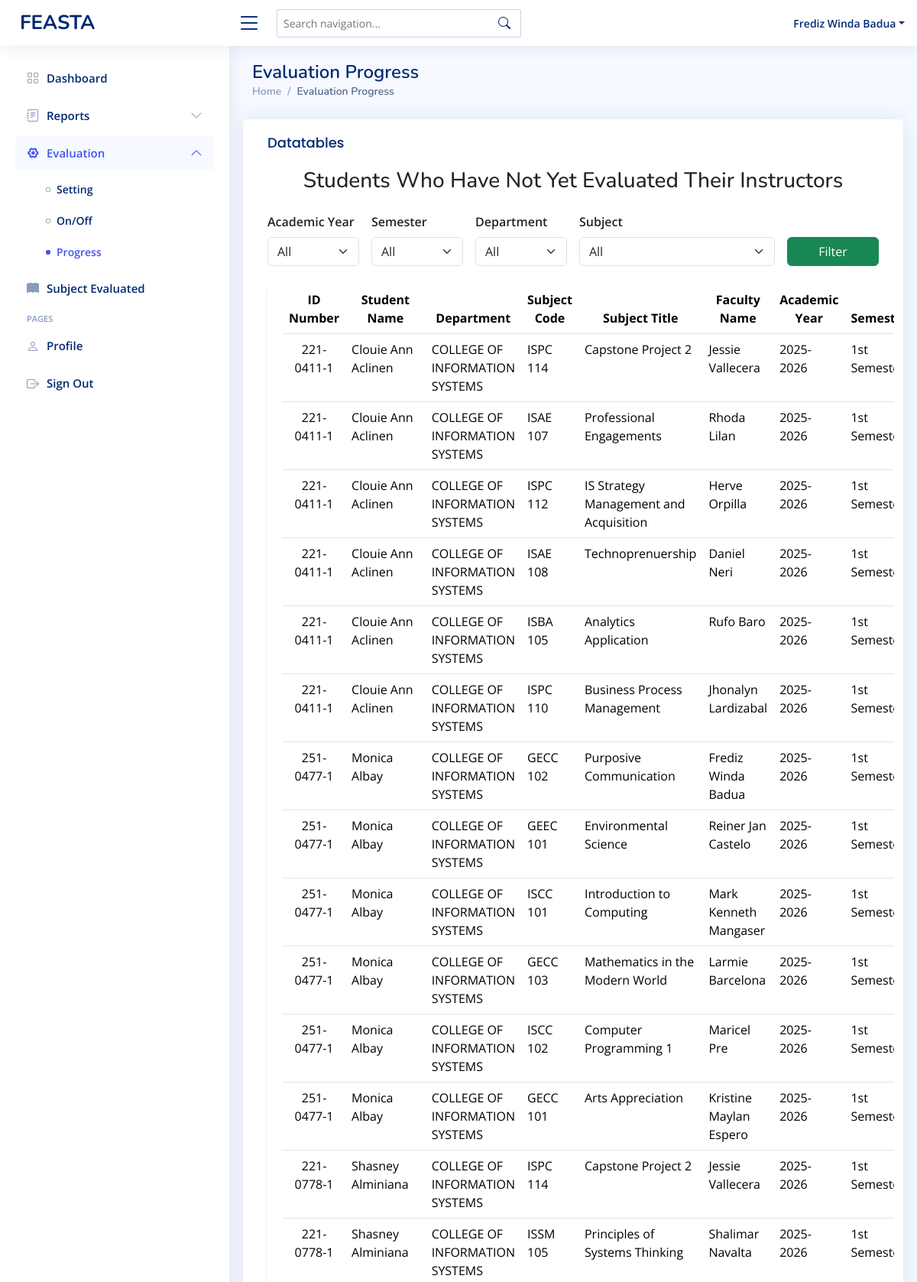
Page /superadmin-evaluationprogress.php (signed in, upper part) on the committed database.
### tables this page shows
CREATE TABLE `student_subject` (
  `idnumber` int(11) NOT NULL,
  `student_id` varchar(11) NOT NULL,
  `subject_code` varchar(11) NOT NULL,
  `academic_year` varchar(9) DEFAULT NULL,
  `semester` varchar(20) DEFAULT NULL,
  `faculty_id` varchar(11) DEFAULT NULL,
  `admin_id` varchar(50) DEFAULT NULL
);

CREATE TABLE `student` (
  `idnumber` varchar(11) NOT NULL,
  `first_name` varchar(50) NOT NULL,
  `mid_name` varchar(50) NOT NULL,
  `last_name` varchar(50) NOT NULL,
  `password` varchar(255) NOT NULL,
  `department` varchar(255) NOT NULL,
  `program` varchar(255) DEFAULT NULL,
  `section` varchar(11) NOT NULL,
  `role` varchar(50) NOT NULL DEFAULT 'student'
);

CREATE TABLE `subject` (
  `idnumber` int(11) NOT NULL,
  `code` varchar(11) NOT NULL,
  `title` varchar(255) NOT NULL,
  `faculty_id` varchar(11) DEFAULT NULL,
  `admin_id` varchar(11) DEFAULT NULL,
  `department` varchar(255) DEFAULT NULL,
  `program` varchar(255) DEFAULT NULL
);

### superadmin-evaluationprogress.php (the view, shortened to what this page needs)
<?php
include 'conn/conn.php';
$department = isset($_GET['department']) && $_GET['department'] !== 'All' ? mysqli_real_escape_string($conn, $_GET['department']) : null;
$sql = " SELECT
    s.idnumber AS student_id,
    CONCAT(s.first_name, ' ', s.last_name) AS student_name,
    s.department AS student_department,
    subj.code AS subject_code,
    subj.title AS subject_title,
    f.idnumber AS faculty_id,
    CONCAT(f.first_name, ' ', f.last_name) AS faculty_name,
    ss.academic_year,
    ss.semester
FROM student_subject ss
INNER JOIN student s ON s.idnumber = ss.student_id
INNER JOIN subject subj ON subj.code = ss.subject_code
INNER JOIN faculty f ON f.idnumber = ss.faculty_id
LEFT JOIN evaluation e
    ON e.student_id = ss.student_id
    AND e.faculty_id = ss.faculty_id
    AND e.subject_code = ss.subject_code
    AND e.academic_year = ss.academic_year
    AND e.semester = ss.semester
WHERE e.id IS NULL  /* ❗ means student has not yet evaluated */ ";
$sql .= " ORDER BY s.last_name, s.first_name ASC";
$result = mysqli_query($conn, $sql);
?>
<!DOCTYPE html>
<html lang="en">
<head>
  <?php include 'head.php' ?>
</head>
<body>
  <?php include 'superadmin-header.php' ?>
  <?php include 'superadmin-sidebar.php' ?>
  <main id="main" class="main">
    <section class="section dashboard">
      <div class="row">
        <div class="pagetitle">
          <h1>Evaluation Progress</h1>
          <nav>
            <ol class="breadcrumb">
              <li class="breadcrumb-item"><a href="superadmin-dashboard.php">Home</a></li>
              <li class="breadcrumb-item active">Evaluation Progress</li>
            </ol>
          </nav>
        </div>
        <div class="card">
          <div class="card-body table-responsive">
            <h5 class="card-title">Datatables</h5>
            <h3 class="mb-4 text-center">Students Who Have Not Yet Evaluated Their Instructors</h3>
            <form method="get" class="row g-3 mb-4">
              <div class="col-md-2">
                <label for="year" class="form-label fw-semibold">Academic Year</label>
                <select class="form-select" name="year" id="year">
                  <option value="All">All</option>
                </select>
              </div>
              <div class="col-md-2">
                <label for="semester" class="form-label fw-semibold">Semester</label>
                <select class="form-select" name="semester" id="semester">
                  <option value="All">All</option>
                </select>
              </div>
              <div class="col-md-2">
                <label for="department" class="form-label fw-semibold">Department</label>
                <select class="form-select" name="department" id="department">
                  <option value="All">All</option>
                </select>
              </div>
              <div class="col-md-4">
                <label for="subject" class="form-label fw-semibold">Subject</label>
                <select class="form-select" name="subject" id="subject">
                  <option value="All">All</option>
                </select>
              </div>
              <div class="col-md-2 d-flex align-items-end">
                <button type="submit" class="btn btn-success w-100">Filter</button>
              </div>
            </form>
            <div class="card shadow-sm">
              <div class="card-body">
                <table class="table datatable table-hover">
                  <thead class="table text-center">
                    <tr>
                      <th>ID Number</th>
                      <th>Student Name</th>
                      <th>Department</th>
                      <th>Subject Code</th>
                      <th>Subject Title</th>
                      <th>Faculty Name</th>
                      <th>Academic Year</th>
                      <th>Semester</th>
                    </tr>
                  </thead>
                  <tbody>
                    <?php
                    if (mysqli_num_rows($result) > 0) {
                      while ($row = mysqli_fetch_assoc($result)) {
                        echo "<tr>
                                <td class='text-center'>{$row['student_id']}</td>
                                <td>{$row['student_name']}</td>
                                <td>{$row['student_department']}</td>
                                <td>{$row['subject_code']}</td>
                                <td>{$row['subject_title']}</td>
                                <td>{$row['faculty_name']}</td>
                                <td>{$row['academic_year']}</td>
                                <td>{$row['semester']}</td>
                                <td class='text-danger fw-bold text-center'>Not Evaluated</td>
                            </tr>";
                      }
                    } else {
                      echo "<tr><td colspan='9' class='text-center text-muted'>All students in {$department} have completed their evaluations.</td></tr>";
                    }
                    ?>
                  </tbody>
                </table>
              </div>
            </div>
          </div>
        </div>
      </div>
    </section>
  </main>
</body>
</html>

### head.php (shortened to what this page needs)
<link href="vendors/bootstrap/css/bootstrap.min.css" rel="stylesheet">
<link href="vendors/bootstrap-icons/bootstrap-icons.css" rel="stylesheet">
<link href="vendors/boxicons/css/boxicons.min.css" rel="stylesheet">
<link href="vendors/quill/quill.snow.css" rel="stylesheet">
<link href="vendors/quill/quill.bubble.css" rel="stylesheet">
<link href="vendors/remixicon/remixicon.css" rel="stylesheet">
<link href="vendors/simple-datatables/style.css" rel="stylesheet">
<link rel="stylesheet" href="assets/css/bootstrap-icons.min.css">
<link href="assets/css/style.css" rel="stylesheet">
<link rel="stylesheet" href="assets/css/select2.min.css" />
<link rel="stylesheet" href="assets/css/choices.min.css" />

### superadmin-header.php (shortened to what this page needs)
<header id="header" class="header fixed-top d-flex align-items-center">
  <div class="d-flex align-items-center justify-content-between">
    <a href="superadmin-dashboard.php" class="logo d-flex align-items-center">
      <span class="d-none d-lg-block">FEASTA</span>
    </a>
    <i class="bi bi-list toggle-sidebar-btn"></i>
  </div>
  <div class="search-bar position-relative">
    <form class="search-form d-flex align-items-center" onsubmit="return false;">
      <input type="text" id="navSearch" placeholder="Search navigation..." autocomplete="off">
      <button type="submit" title="Search"><i class="bi bi-search"></i></button>
    </form>
  </div>
  <nav class="header-nav ms-auto">
    <ul class="d-flex align-items-center">
      <li class="nav-item dropdown pe-3 position-relative">
        <a class="nav-link nav-profile d-flex align-items-center pe-0" href="#" data-bs-toggle="dropdown">
          <span class="d-none d-md-block dropdown-toggle ps-2 text-capitalize"><?php echo $_SESSION['first_name'] . ' ' . $_SESSION['last_name']; ?></span>
        </a>
      </li>
    </ul>
  </nav>
</header>

### superadmin-sidebar.php (shortened to what this page needs)
<?php
$currentPage = basename($_SERVER['PHP_SELF']);
?>
<aside id="sidebar" class="sidebar">
  <ul class="sidebar-nav" id="sidebar-nav">
    <li class="nav-item">
      <a class="nav-link <?= $currentPage == 'superadmin-dashboard.php' ? '' : 'collapsed' ?>"
        href="superadmin-dashboard.php">
        <i class="bi bi-grid"></i>
        <span>Dashboard</span>
      </a>
    </li>
    <li class="nav-item">
      <?php $reportsPages = ['superadmin-individualreport.php', 'superadmin-acknowledgementreport.php', 'superadmin-overallreport-set.php', 'superadmin-overallreport-sef.php', 'superadmin-overallreport.php', 'superadmin-pastrecords.php']; ?>
      <a class="nav-link <?= in_array($currentPage, $reportsPages) ? '' : 'collapsed' ?>"
        data-bs-target="#reports" data-bs-toggle="collapse" href="#">
        <i class="bi bi-journal-text"></i><span>Reports</span><i class="bi bi-chevron-down ms-auto"></i>
      </a>
    </li>
    <?php $evalPages = ['superadmin-evaluationsetting.php', 'superadmin-evaluationswitch.php', 'superadmin-evaluationprogress.php']; ?>
    <li class="nav-item">
      <a class="nav-link <?= in_array($currentPage, $evalPages) ? '' : 'collapsed' ?>"
        data-bs-target="#evaluation" data-bs-toggle="collapse" href="#">
        <i class="ri-settings-4-line"></i><span>Evaluation</span><i class="bi bi-chevron-down ms-auto"></i>
      </a>
      <ul id="evaluation" class="nav-content collapse <?= in_array($currentPage, $evalPages) ? 'show' : '' ?>"
        data-bs-parent="#sidebar-nav">
        <li>
          <a href="superadmin-evaluationsetting.php" class="<?= $currentPage == 'superadmin-evaluationsetting.php' ? 'active' : '' ?>">
            <i class="bi bi-circle"></i><span>Setting</span>
          </a>
        </li>
        <li>
          <a href="superadmin-evaluationswitch.php" class="<?= $currentPage == 'superadmin-evaluationswitch.php' ? 'active' : '' ?>">
            <i class="bi bi-circle"></i><span>On/Off</span>
          </a>
        </li>
        <li>
          <a href="superadmin-evaluationprogress.php" class="<?= $currentPage == 'superadmin-evaluationprogress.php' ? 'active' : '' ?>">
            <i class="bi bi-circle"></i><span>Progress</span>
          </a>
        </li>
      </ul>
    </li>
    <li class="nav-item">
      <a class="nav-link <?= $currentPage == 'superadmin-evaluatedsubject.php' ? 'active' : 'collapsed' ?>"
        href="superadmin-evaluatedsubject.php">
        <i class="bi bi-book-fill"></i>
        <span>Subject Evaluated</span>
      </a>
    </li>
    <li class="nav-heading">Pages</li>
    <li class="nav-item">
      <a class="nav-link <?= $currentPage == 'superadmin-user-profile.php' ? 'active' : 'collapsed' ?>"
        href="superadmin-user-profile.php">
        <i class="bi bi-person"></i>
        <span>Profile</span>
      </a>
    </li>
    <li class="nav-item">
      <a class="nav-link collapsed" href="logout.php">
        <i class="bi bi-box-arrow-right"></i>
        <span>Sign Out</span>
      </a>
    </li>
  </ul>
</aside>

### assets/css/style.css (style rules this page uses)
:root { scroll-behavior: smooth; }
body { font-family: "Open Sans", sans-serif; background: #f6f9ff; color: #444444; }
a { color: #4154f1; text-decoration: none; }
h1, h2, h3, h4, h5, h6 { font-family: "Nunito", sans-serif; }
#main { margin-top: 60px; padding: 20px 30px; transition: all 0.3s; }
.pagetitle { margin-bottom: 10px; }
.pagetitle h1 { font-size: 24px; margin-bottom: 0; font-weight: 600; color: #012970; }
.card { margin-bottom: 30px; border: none; border-radius: 5px; box-shadow: 0px 0 30px rgba(1, 41, 112, 0.1); }
.card-title { padding: 20px 0 15px 0; font-size: 18px; font-weight: 500; color: #012970; font-family: "Poppins", sans-serif; }
.card-body { padding: 0 20px 20px 20px; }
.breadcrumb { font-size: 14px; font-family: "Nunito", sans-serif; color: #899bbd; font-weight: 600; }
.breadcrumb a { color: #899bbd; transition: 0.3s; }
.breadcrumb .breadcrumb-item::before { color: #899bbd; }
.breadcrumb .active { color: #51678f; font-weight: 600; }
.logo { line-height: 1; }
@media (min-width: 1200px) { .logo { width: 280px; } }
.logo span { font-size: 26px; font-weight: 700; color: #012970; font-family: "Nunito", sans-serif; }
.header { transition: all 0.5s; z-index: 997; height: 60px; box-shadow: 0px 2px 20px rgba(1, 41, 112, 0.1); background-color: #fff; padding-left: 20px; }
.header .toggle-sidebar-btn { font-size: 32px; padding-left: 10px; cursor: pointer; color: #012970; }
.header .search-bar { min-width: 360px; padding: 0 20px; }
.header .search-form { width: 100%; }
.header .search-form input { border: 0; font-size: 14px; color: #012970; border: 1px solid rgba(1, 41, 112, 0.2); padding: 7px 38px 7px 8px; border-radius: 3px; transition: 0.3s; width: 100%; }
.header .search-form button { border: 0; padding: 0; margin-left: -30px; background: none; }
.header .search-form button i { color: #012970; }
.header-nav ul { list-style: none; }
.header-nav>ul { margin: 0; padding: 0; }
.header-nav .nav-profile { color: #012970; }
.header-nav .nav-profile span { font-size: 14px; font-weight: 600; }
.sidebar { position: fixed; top: 60px; left: 0; bottom: 0; width: 300px; z-index: 996; transition: all 0.3s; padding: 20px; overflow-y: auto; scrollbar-width: thin; scrollbar-color: #aab7cf transparent; box-shadow: 0px 0px 20px rgba(1, 41, 112, 0.1); background-color: #fff; }
@media (min-width: 1200px) { #main, #footer { margin-left: 300px; } }
.sidebar-nav { padding: 0; margin: 0; list-style: none; }
.sidebar-nav li { padding: 0; margin: 0; list-style: none; }
.sidebar-nav .nav-item { margin-bottom: 5px; }
.sidebar-nav .nav-heading { font-size: 11px; text-transform: uppercase; color: #899bbd; font-weight: 600; margin: 10px 0 5px 15px; }
.sidebar-nav .nav-link { display: flex; align-items: center; font-size: 15px; font-weight: 600; color: #4154f1; transition: 0.3; background: #f6f9ff; padding: 10px 15px; border-radius: 4px; }
.sidebar-nav .nav-link i { font-size: 16px; margin-right: 10px; color: #4154f1; }
.sidebar-nav .nav-link.collapsed { color: #012970; background: #fff; }
.sidebar-nav .nav-link.collapsed i { color: #899bbd; }
.sidebar-nav .nav-link .bi-chevron-down { margin-right: 0; transition: transform 0.2s ease-in-out; }
.sidebar-nav .nav-link:not(.collapsed) .bi-chevron-down { transform: rotate(180deg); }
.sidebar-nav .nav-content { padding: 5px 0 0 0; margin: 0; list-style: none; }
.sidebar-nav .nav-content a { display: flex; align-items: center; font-size: 14px; font-weight: 600; color: #012970; transition: 0.3; padding: 10px 0 10px 40px; transition: 0.3s; }
.sidebar-nav .nav-content a i { font-size: 6px; margin-right: 8px; line-height: 0; border-radius: 50%; }
.sidebar-nav .nav-content a:hover, .sidebar-nav .nav-content a.active { color: #4154f1; }
.sidebar-nav .nav-content a.active i { background-color: #4154f1; }

### rows in the picture
student_subject: student.idnumber "221- 0411-1", student_name "Clouie Ann Aclinen", student.department "COLLEGE OF INFORMATION SYSTEMS", subject.code "ISPC 114", subject.title "Capstone Project 2", faculty_name "Jessie Vallecera", academic_year "2025-2026", semester "1st…"
student_subject: student.idnumber "221- 0411-1", student_name "Clouie Ann Aclinen", student.department "COLLEGE OF INFORMATION SYSTEMS", subject.code "ISAE 107", subject.title "Professional Engagements", faculty_name "Rhoda Lilan", academic_year "2025-2026", semester "1st…"
student_subject: student.idnumber "221- 0411-1", student_name "Clouie Ann Aclinen", student.department "COLLEGE OF INFORMATION SYSTEMS", subject.code "ISPC 112", subject.title "IS Strategy Management and Acquisition", faculty_name "Herve Orpilla", academic_year "2025-2026", semester "1st…"
student_subject: student.idnumber "221- 0411-1", student_name "Clouie Ann Aclinen", student.department "COLLEGE OF INFORMATION SYSTEMS", subject.code "ISAE 108", subject.title "Technoprenuership", faculty_name "Daniel Neri", academic_year "2025-2026", semester "1st…"
student_subject: student.idnumber "221- 0411-1", student_name "Clouie Ann Aclinen", student.department "COLLEGE OF INFORMATION SYSTEMS", subject.code "ISBA 105", subject.title "Analytics Application", faculty_name "Rufo Baro", academic_year "2025-2026", semester "1st…"
student_subject: student.idnumber "221- 0411-1", student_name "Clouie Ann Aclinen", student.department "COLLEGE OF INFORMATION SYSTEMS", subject.code "ISPC 110", subject.title "Business Process Management", faculty_name "Jhonalyn Lardizabal", academic_year "2025-2026", semester "1st…"
student_subject: student.idnumber "251-0477-1", student_name "Monica Albay", student.department "COLLEGE OF INFORMATION SYSTEMS", subject.code "GECC 102", subject.title "Purposive Communication", faculty_name "Frediz Winda Badua", academic_year "2025-2026", semester "1st…"
student_subject: student.idnumber "251-0477-1", student_name "Monica Albay", student.department "COLLEGE OF INFORMATION SYSTEMS", subject.code "GEEC 101", subject.title "Environmental Science", faculty_name "Reiner Jan Castelo", academic_year "2025-2026", semester "1st…"
student_subject: student.idnumber "251-0477-1", student_name "Monica Albay", student.department "COLLEGE OF INFORMATION SYSTEMS", subject.code "ISCC 101", subject.title "Introduction to Computing", faculty_name "Mark Kenneth Mangaser", academic_year "2025-2026", semester "1st…"
student_subject: student.idnumber "251-0477-1", student_name "Monica Albay", student.department "COLLEGE OF INFORMATION SYSTEMS", subject.code "GECC 103", subject.title "Mathematics in the Modern World", faculty_name "Larmie Barcelona", academic_year "2025-2026", semester "1st…"
student_subject: student.idnumber "251-0477-1", student_name "Monica Albay", student.department "COLLEGE OF INFORMATION SYSTEMS", subject.code "ISCC 102", subject.title "Computer Programming 1", faculty_name "Maricel Pre", academic_year "2025-2026", semester "1st…"
student_subject: student.idnumber "251-0477-1", student_name "Monica Albay", student.department "COLLEGE OF INFORMATION SYSTEMS", subject.code "GECC 101", subject.title "Arts Appreciation", faculty_name "Kristine Maylan Espero", academic_year "2025-2026", semester "1st…"
student_subject: student.idnumber "221-0778-1", student_name "Shasney Alminiana", student.department "COLLEGE OF INFORMATION SYSTEMS", subject.code "ISPC 114", subject.title "Capstone Project 2", faculty_name "Jessie Vallecera", academic_year "2025-2026", semester "1st…"
student_subject: student.idnumber "221-0778-1", student_name "Shasney Alminiana", student.department "COLLEGE OF INFORMATION SYSTEMS", subject.code "ISSM 105", subject.title "Principles of Systems Thinking", faculty_name "Shalimar Navalta", academic_year "2025-2026", semester "1st…"

### other values in the picture
$_SESSION['first_name'] "Frediz Winda"
$_SESSION['last_name'] "Badua"
